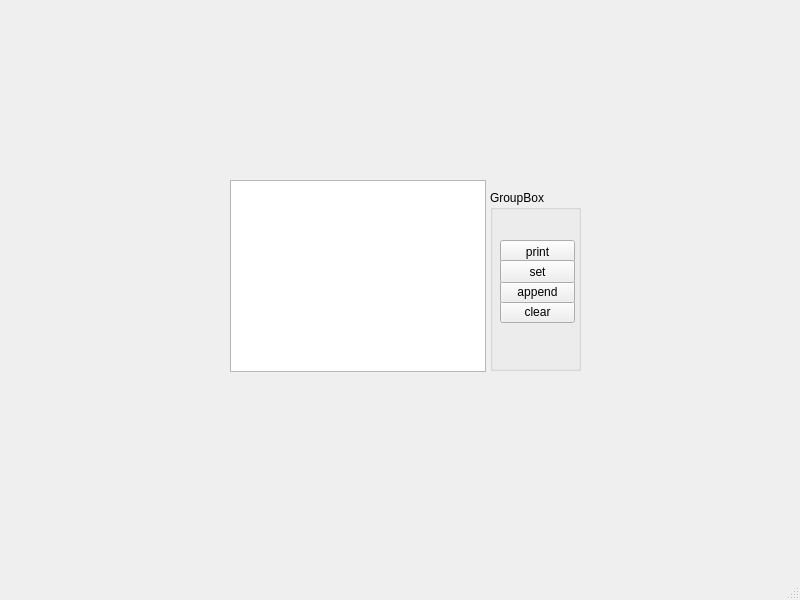
<?xml version="1.0" encoding="UTF-8"?>
<ui version="4.0">
 <class>MainWindow</class>
 <widget class="QMainWindow" name="MainWindow">
  <property name="geometry">
   <rect>
    <x>0</x>
    <y>0</y>
    <width>800</width>
    <height>600</height>
   </rect>
  </property>
  <property name="windowTitle">
   <string>MainWindow</string>
  </property>
  <widget class="QWidget" name="centralwidget">
   <widget class="QGroupBox" name="groupBox">
    <property name="geometry">
     <rect>
      <x>490</x>
      <y>190</y>
      <width>91</width>
      <height>181</height>
     </rect>
    </property>
    <property name="title">
     <string>GroupBox</string>
    </property>
    <widget class="QPushButton" name="clear">
     <property name="geometry">
      <rect>
       <x>10</x>
       <y>110</y>
       <width>75</width>
       <height>23</height>
      </rect>
     </property>
     <property name="text">
      <string>clear</string>
     </property>
    </widget>
    <widget class="QPushButton" name="append">
     <property name="geometry">
      <rect>
       <x>10</x>
       <y>90</y>
       <width>75</width>
       <height>23</height>
      </rect>
     </property>
     <property name="text">
      <string>append</string>
     </property>
    </widget>
    <widget class="QPushButton" name="print">
     <property name="geometry">
      <rect>
       <x>10</x>
       <y>50</y>
       <width>75</width>
       <height>23</height>
      </rect>
     </property>
     <property name="text">
      <string>print</string>
     </property>
    </widget>
    <widget class="QPushButton" name="set">
     <property name="geometry">
      <rect>
       <x>10</x>
       <y>70</y>
       <width>75</width>
       <height>23</height>
      </rect>
     </property>
     <property name="text">
      <string>set</string>
     </property>
    </widget>
   </widget>
   <widget class="QTextBrowser" name="tb">
    <property name="geometry">
     <rect>
      <x>230</x>
      <y>180</y>
      <width>256</width>
      <height>192</height>
     </rect>
    </property>
   </widget>
  </widget>
  <widget class="QMenuBar" name="menubar">
   <property name="geometry">
    <rect>
     <x>0</x>
     <y>0</y>
     <width>800</width>
     <height>21</height>
    </rect>
   </property>
  </widget>
  <widget class="QStatusBar" name="statusbar"/>
 </widget>
 <resources/>
 <connections/>
</ui>
